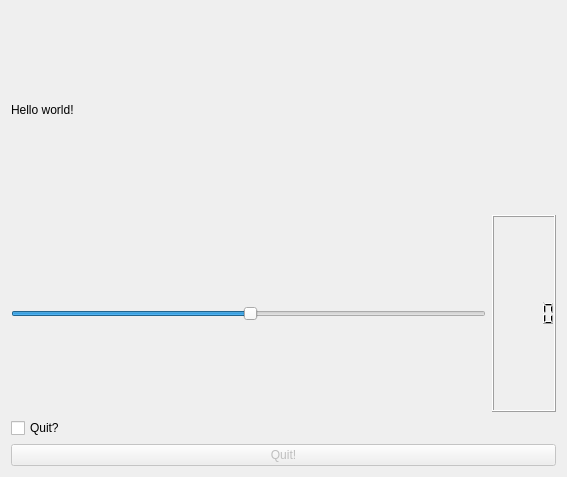
<?xml version="1.0" encoding="UTF-8"?>
<ui version="4.0">
 <class>Form</class>
 <widget class="QWidget" name="Form">
  <property name="geometry">
   <rect>
    <x>0</x>
    <y>0</y>
    <width>567</width>
    <height>477</height>
   </rect>
  </property>
  <property name="windowTitle">
   <string>Form</string>
  </property>
  <layout class="QVBoxLayout" name="verticalLayout_2">
   <item>
    <layout class="QVBoxLayout" name="verticalLayout">
     <item>
      <widget class="QLabel" name="label">
       <property name="text">
        <string>Hello world!</string>
       </property>
      </widget>
     </item>
     <item>
      <layout class="QHBoxLayout" name="horizontalLayout">
       <item>
        <widget class="QSlider" name="horizontalSlider">
         <property name="value">
          <number>50</number>
         </property>
         <property name="orientation">
          <enum>Qt::Horizontal</enum>
         </property>
        </widget>
       </item>
       <item>
        <widget class="QLCDNumber" name="lcdNumber"/>
       </item>
      </layout>
     </item>
     <item>
      <widget class="QCheckBox" name="checkBox">
       <property name="text">
        <string>Quit?</string>
       </property>
      </widget>
     </item>
     <item>
      <widget class="QPushButton" name="pushButton">
       <property name="enabled">
        <bool>false</bool>
       </property>
       <property name="text">
        <string>Quit!</string>
       </property>
      </widget>
     </item>
    </layout>
   </item>
  </layout>
 </widget>
 <resources/>
 <connections>
  <connection>
   <sender>horizontalSlider</sender>
   <signal>valueChanged(int)</signal>
   <receiver>lcdNumber</receiver>
   <slot>display(int)</slot>
   <hints>
    <hint type="sourcelabel">
     <x>248</x>
     <y>315</y>
    </hint>
    <hint type="destinationlabel">
     <x>523</x>
     <y>315</y>
    </hint>
   </hints>
  </connection>
  <connection>
   <sender>checkBox</sender>
   <signal>stateChanged(int)</signal>
   <receiver>lcdNumber</receiver>
   <slot>setHexMode()</slot>
   <hints>
    <hint type="sourcelabel">
     <x>283</x>
     <y>429</y>
    </hint>
    <hint type="destinationlabel">
     <x>523</x>
     <y>315</y>
    </hint>
   </hints>
  </connection>
 </connections>
</ui>
